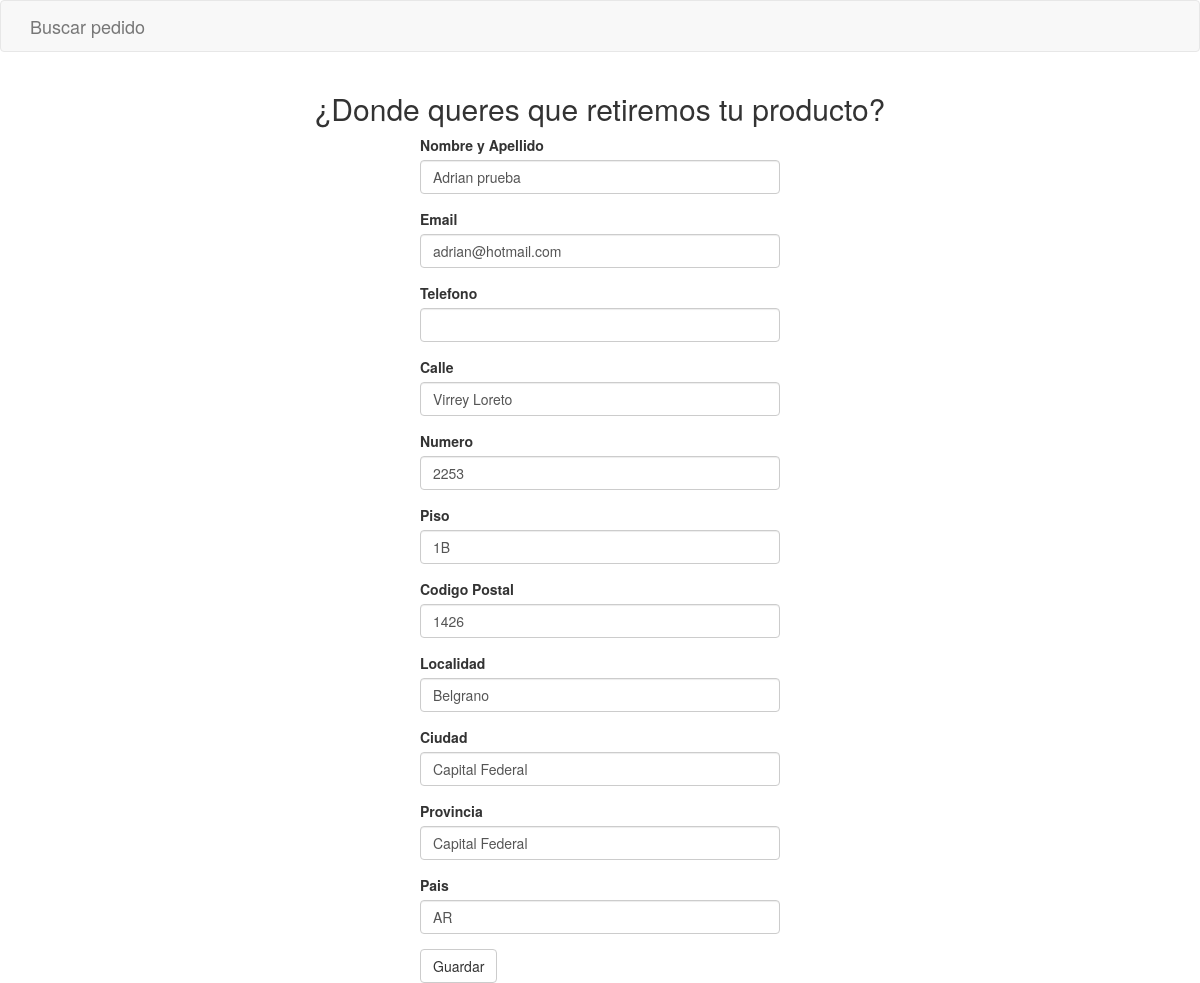
The page /direccion on the database as committed earlier.
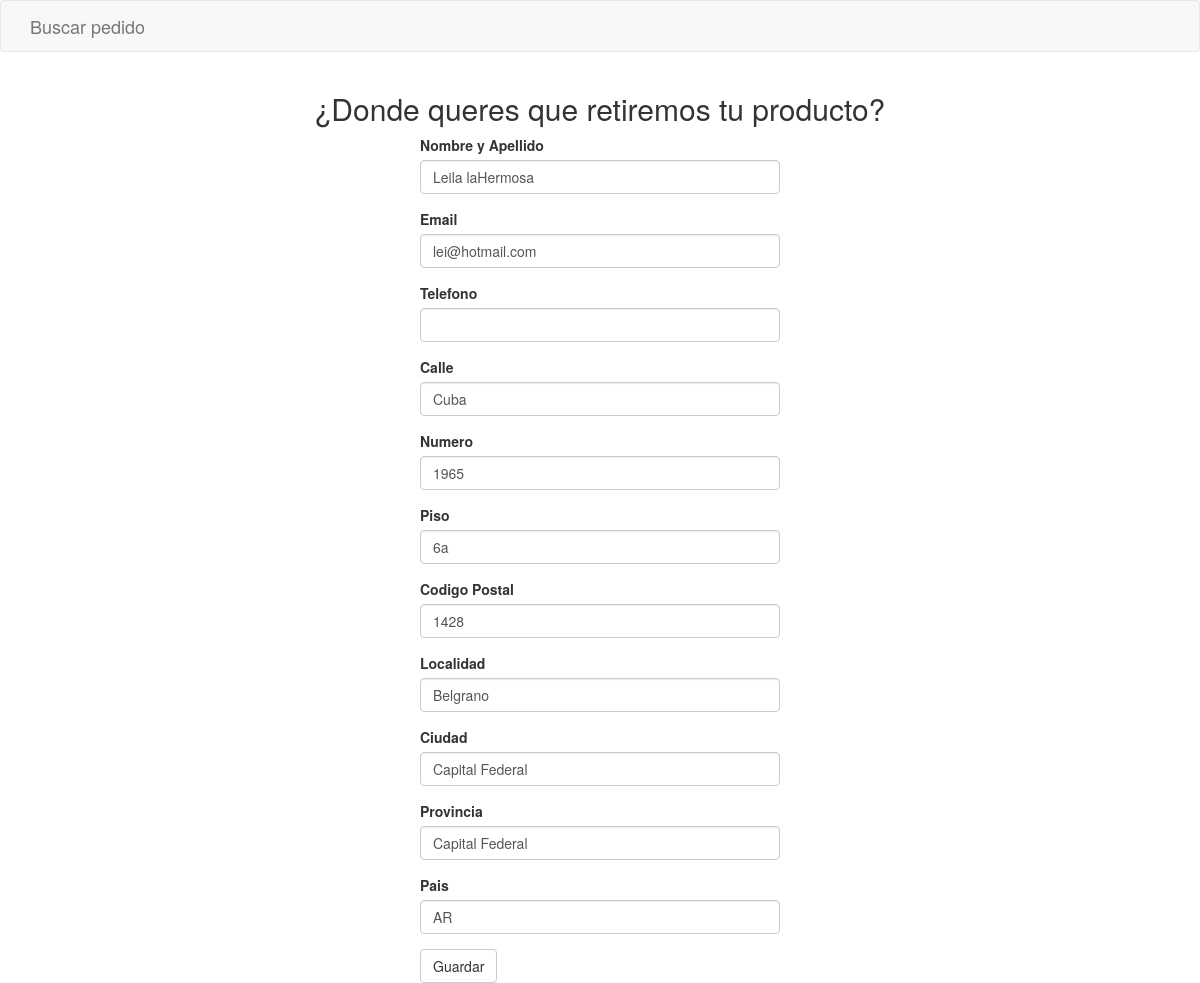
The same page on the database as committed later.
### app/models.py (models this page shows, shortened)
class Customer(db.Model):
    id = db.Column(db.Integer, primary_key=True)
    company_id = db.Column(db.Integer, db.ForeignKey('company.id'))
    name = db.Column(db.String(64), index=True)
    email = db.Column(db.String(120), index=True, unique=True)
    phone = db.Column(db.String(15))
    orders = db.relationship('Order', backref='buyer', lazy='dynamic')
    address = db.Column(db.String(64))
    number = db.Column(db.String(10))
    floor = db.Column(db.String(10))
    zipcode = db.Column(db.String(8))
    locality = db.Column(db.String(64))
    city = db.Column(db.String(64))
    province = db.Column(db.String(64))
    country = db.Column(db.String(64))

### app/routes.py (the view)
@app.route('/direccion', methods=['GET', 'POST'])
def direccion():
    user = Customer.query.first()
    form = DireccionForm()
    if request.method == 'GET':
        form.name.data = user.name
        form.email.data = user.email
        form.phone.data = user.phone
        form.address.data = user.address
        form.number.data = user.number
        form.floor.data = user.floor
        form.zipcode.data = user.zipcode
        form.locality.data = user.locality
        form.city.data = user.city
        form.province.data = user.province
        form.country.data = user.country
    if form.validate_on_submit():
        form.populate_obj(obj=user)
        db.session.commit()
        return redirect(url_for('confirma_cambios'))
    return render_template('direccion.html', form=form, user=user)

### app/forms.py
class DireccionForm(FlaskForm):
    name = StringField('Nombre y Apellido', validators=[DataRequired()])
    email = StringField('Email', validators=[DataRequired()])
    phone = StringField('Telefono', validators=[DataRequired()])
    address = StringField('Calle', validators=[DataRequired()])
    number = StringField('Numero', validators=[DataRequired()])
    floor = StringField('Piso')
    zipcode = StringField('Codigo Postal', validators=[DataRequired()])
    locality = StringField('Localidad', validators=[DataRequired()])
    city = StringField('Ciudad', validators=[DataRequired()])
    province = StringField('Provincia', validators=[DataRequired()])
    country = StringField('Pais', validators=[DataRequired()])
    submit = SubmitField('Guardar')

### app/templates/direccion.html
{% extends "base.html" %}
{% import 'bootstrap/wtf.html' as wtf %}
{% block app_content %}
    <h2 style="text-align:center"> ¿Donde queres que retiremos tu producto? </h2>
    <div class="row">
        <div class="col-lg-4 col-lg-offset-4 col-md-6 col-md-offset-3 col-xs-12">
            {{ wtf.quick_form(form) }}
        </div>
    </div>
{% endblock%}

### app/templates/base.html (shortened to what this page needs)
{% extends 'bootstrap/base.html' %}
{% block head %}
    {{ super() }}
    <link rel="stylesheet" href="/static/style.css">
{% endblock %}
{% block navbar %}
    <nav class="navbar navbar-default">
        <div class="container">
            <div class="navbar-header">
                <a class="navbar-brand" href="{{ url_for('buscar', empresa = 'Ninguna') }}">Buscar pedido</a>
            </div>
        </div>
    </nav>
{% endblock %}
{% block content %}
    <div class="container">
        {% block app_content %}{% endblock %}
    </div>
{% endblock %}

Rows that differ between the two databases and show on the page:
removed Customer: name "Adrian prueba", email "adrian@hotmail.com", address "Virrey Loreto", number "2253", floor "1B", zipcode "1426", locality "Belgrano", city "Capital Federal", province "Capital Federal", country "AR"
added Customer: name "Leila laHermosa", email "lei@hotmail.com", address "Cuba", number "1965", floor "6a", zipcode "1428", locality "Belgrano", city "Capital Federal", province "Capital Federal", country "AR"
